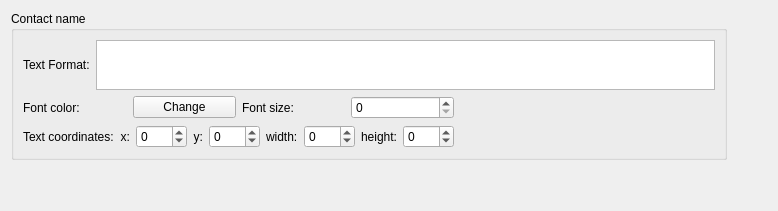
          <widget class="QWidget" name="tab_6" >
           <attribute name="title" >
            <string>Contact name</string>
           </attribute>
           <layout class="QGridLayout" name="gridLayout_20" >
            <item row="0" column="0" >
             <widget class="QGroupBox" name="groupBox_6" >
              <property name="title" >
               <string>Contact name</string>
              </property>
              <layout class="QGridLayout" name="gridLayout_11" >
               <item row="0" column="0" colspan="3" >
                <layout class="QHBoxLayout" name="horizontalLayout_11" >
                 <item>
                  <widget class="QLabel" name="label_17" >
                   <property name="text" >
                    <string>Text Format:</string>
                   </property>
                  </widget>
                 </item>
                 <item>
                  <widget class="QTextEdit" name="uTextFormat" >
                   <property name="maximumSize" >
                    <size>
                     <width>16777215</width>
                     <height>50</height>
                    </size>
                   </property>
                  </widget>
                 </item>
                </layout>
               </item>
               <item row="1" column="0" >
                <layout class="QHBoxLayout" name="horizontalLayout_12" >
                 <item>
                  <widget class="QLabel" name="label_18" >
                   <property name="text" >
                    <string>Font color:</string>
                   </property>
                  </widget>
                 </item>
                 <item>
                  <widget class="QPushButton" name="uFontColor" >
                   <property name="text" >
                    <string>Change</string>
                   </property>
                  </widget>
                 </item>
                </layout>
               </item>
               <item row="1" column="1" >
                <layout class="QHBoxLayout" name="horizontalLayout_13" >
                 <item>
                  <widget class="QLabel" name="label_19" >
                   <property name="text" >
                    <string>Font size:</string>
                   </property>
                  </widget>
                 </item>
                 <item>
                  <widget class="QSpinBox" name="uFontSize" />
                 </item>
                </layout>
               </item>
               <item rowspan="2" row="1" column="2" >
                <spacer name="horizontalSpacer_2" >
                 <property name="orientation" >
                  <enum>Qt::Horizontal</enum>
                 </property>
                 <property name="sizeHint" stdset="0" >
                  <size>
                   <width>255</width>
                   <height>38</height>
                  </size>
                 </property>
                </spacer>
               </item>
               <item row="2" column="0" colspan="2" >
                <layout class="QHBoxLayout" name="horizontalLayout_14" >
                 <item>
                  <widget class="QLabel" name="label_20" >
                   <property name="text" >
                    <string>Text coordinates:</string>
                   </property>
                  </widget>
                 </item>
                 <item>
                  <widget class="QLabel" name="label_21" >
                   <property name="text" >
                    <string>x:</string>
                   </property>
                   <property name="alignment" >
                    <set>Qt::AlignRight|Qt::AlignTrailing|Qt::AlignVCenter</set>
                   </property>
                  </widget>
                 </item>
                 <item>
                  <widget class="QSpinBox" name="uTextCoordinates0" >
                   <property name="minimum" >
                    <number>-500</number>
                   </property>
                   <property name="maximum" >
                    <number>500</number>
                   </property>
                  </widget>
                 </item>
                 <item>
                  <widget class="QLabel" name="label_22" >
                   <property name="text" >
                    <string>y:</string>
                   </property>
                   <property name="alignment" >
                    <set>Qt::AlignRight|Qt::AlignTrailing|Qt::AlignVCenter</set>
                   </property>
                  </widget>
                 </item>
                 <item>
                  <widget class="QSpinBox" name="uTextCoordinates1" >
                   <property name="minimum" >
                    <number>-500</number>
                   </property>
                   <property name="value" >
                    <number>0</number>
                   </property>
                  </widget>
                 </item>
                 <item>
                  <widget class="QLabel" name="label_41" >
                   <property name="text" >
                    <string>width:</string>
                   </property>
                  </widget>
                 </item>
                 <item>
                  <widget class="QSpinBox" name="uTextCoordinates2" >
                   <property name="minimum" >
                    <number>-500</number>
                   </property>
                   <property name="maximum" >
                    <number>500</number>
                   </property>
                  </widget>
                 </item>
                 <item>
                  <widget class="QLabel" name="label_42" >
                   <property name="text" >
                    <string>height:</string>
                   </property>
                  </widget>
                 </item>
                 <item>
                  <widget class="QSpinBox" name="uTextCoordinates3" >
                   <property name="minimum" >
                    <number>-500</number>
                   </property>
                   <property name="maximum" >
                    <number>500</number>
                   </property>
                  </widget>
                 </item>
                </layout>
               </item>
              </layout>
             </widget>
            </item>
            <item row="0" column="1" >
             <spacer name="horizontalSpacer_4" >
              <property name="orientation" >
               <enum>Qt::Horizontal</enum>
              </property>
              <property name="sizeHint" stdset="0" >
               <size>
                <width>40</width>
                <height>20</height>
               </size>
              </property>
             </spacer>
            </item>
            <item row="1" column="0" >
             <spacer name="verticalSpacer_3" >
              <property name="orientation" >
               <enum>Qt::Vertical</enum>
              </property>
              <property name="sizeHint" stdset="0" >
               <size>
                <width>20</width>
                <height>40</height>
               </size>
              </property>
             </spacer>
            </item>
           </layout>
          </widget>
